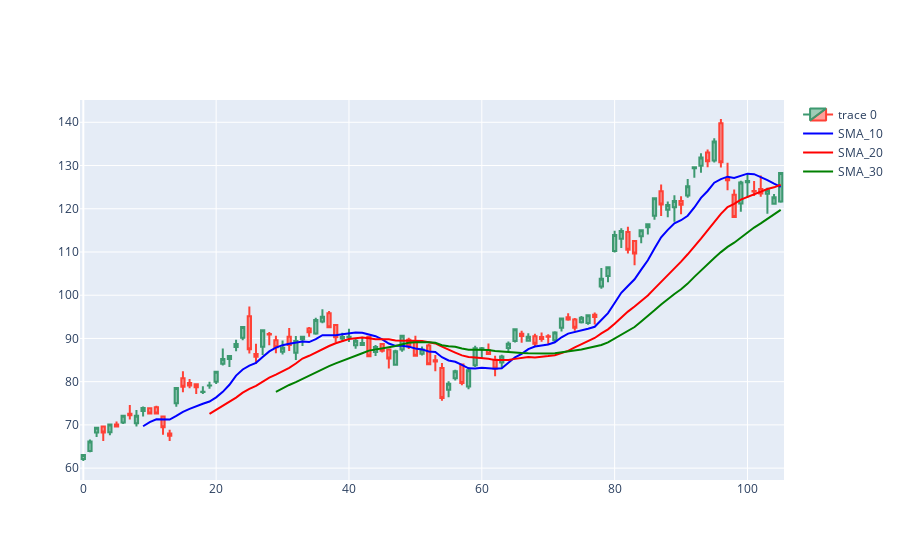

The notebook cell saved with this chart:
### Code cell
dfplt = datos[:]

figura = go.Figure(data=[go.Candlestick(x=datos.index,
                                        open=datos["Open"],
                                        high=datos["High"],
                                        low=datos["Low"],
                                        close=datos["Close"])])
# Agrega las medias móviles al gráfico
figura.add_scatter(x=dfplt.index, y=dfplt["SMA_10"], mode='lines', line=dict(color='blue'), name='SMA_10')
figura.add_scatter(x=dfplt.index, y=dfplt["SMA_20"], mode='lines', line=dict(color='red'), name='SMA_20')
figura.add_scatter(x=dfplt.index, y=dfplt["SMA_30"], mode='lines', line=dict(color='green'), name='SMA_30')

figura.update_layout(xaxis_rangeslider_visible=False)
figura.show()
